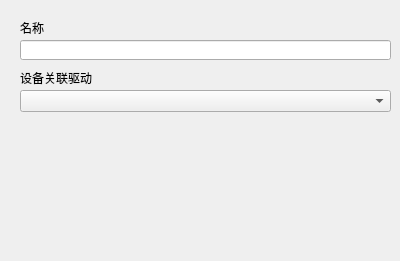
<?xml version="1.0" encoding="UTF-8"?>
<ui version="4.0">
 <class>CMDDriverConfigDialog</class>
 <widget class="QDialog" name="CMDDriverConfigDialog">
  <property name="geometry">
   <rect>
    <x>0</x>
    <y>0</y>
    <width>400</width>
    <height>261</height>
   </rect>
  </property>
  <property name="windowTitle">
   <string>Dialog</string>
  </property>
  <widget class="QLabel" name="label">
   <property name="geometry">
    <rect>
     <x>20</x>
     <y>70</y>
     <width>371</width>
     <height>16</height>
    </rect>
   </property>
   <property name="text">
    <string>设备关联驱动</string>
   </property>
  </widget>
  <widget class="QComboBox" name="comboBox">
   <property name="geometry">
    <rect>
     <x>20</x>
     <y>90</y>
     <width>371</width>
     <height>22</height>
    </rect>
   </property>
  </widget>
  <widget class="QLineEdit" name="lineEdit">
   <property name="geometry">
    <rect>
     <x>20</x>
     <y>40</y>
     <width>371</width>
     <height>20</height>
    </rect>
   </property>
  </widget>
  <widget class="QLabel" name="label_2">
   <property name="geometry">
    <rect>
     <x>20</x>
     <y>20</y>
     <width>371</width>
     <height>16</height>
    </rect>
   </property>
   <property name="text">
    <string>名称</string>
   </property>
  </widget>
 </widget>
 <resources/>
 <connections/>
</ui>
